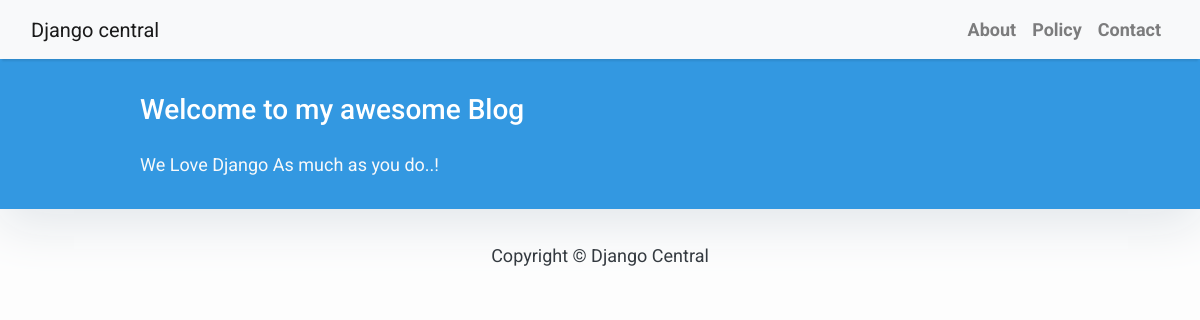
//blog, run on an earlier commit of the app's database.
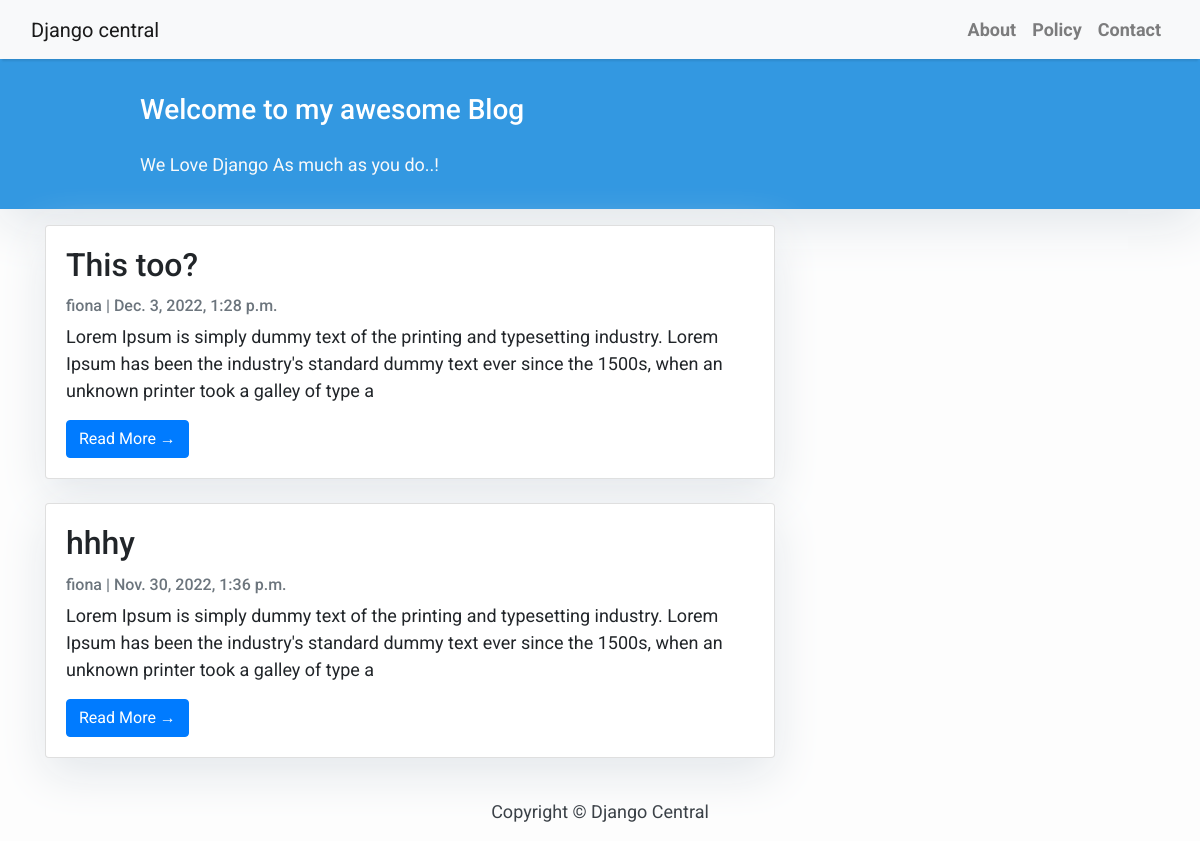
And on a later commit of the database.
### blog/models.py (models this page shows, shortened)
class Post(models.Model):
    title = models.CharField(max_length=200, unique=True)
    slug = models.SlugField(max_length=200, unique=True, blank=True, null=True)
    author = models.ForeignKey(User, on_delete=models.CASCADE, related_name='blog_posts')
    updated_on = models.DateTimeField(auto_now=True)
    content = models.TextField()
    created_on = models.DateTimeField(auto_now_add=True, blank=True, null=True)
    status = models.IntegerField(choices=STATUS, default=0)
    class Meta:
        ordering = ['-created_on']

### blog/views.py (the view)
# urls.py: path('', views.PostList.as_view(), name='home'),
class PostList(generic.ListView):
    queryset = Post.objects.filter(status=1).order_by('-created_on')
    template_name = 'blog/index.html'

### blog/templates/blog/index.html (shortened to what this page needs)
{% extends "blog/base.html" %}
{% block content %}
<header class="masthead">
    <div class="container">
        <div class="row">
            <div class=" col-md-8 col-md-10 mx-auto">
                <div class="site-heading">
                    <h3 class=" site-heading my-4 mt-3 text-white"> Welcome to my awesome Blog </h3>
                    <p class="text-light">We Love Django As much as you do..! &nbsp
                    </p>
                </div>
            </div>
        </div>
    </div>
</header>
<div class="container">
    <div class="row">
        <div class="col-md-8 mt-3 left">
            {% for post in post_list %}
            <div class="card mb-4">
                <div class="card-body">
                    <h2 class="card-title">{{ post.title }}</h2>
                    <p class="card-text text-muted h6">{{ post.author }} | {{ post.created_on}} </p>
                    <p class="card-text">{{post.content|slice:":200" }}</p>
                    <a href="{% url 'blog:post_detail' post.slug  %}" class="btn btn-primary">Read More &rarr;</a>
                </div>
            </div>
            {% endfor %}
        </div>
    </div>
</div>
{%endblock%}

### blog/templates/blog/base.html (shortened to what this page needs)
{% load static %}
<!DOCTYPE html>
<html>
    <head>
        <link rel="stylesheet" href="https://maxcdn.bootstrapcdn.com/bootstrap/4.0.0/css/bootstrap.min.css"
 />
    </head>
    <body>
        <nav class="navbar navbar-expand-lg navbar-light bg-light shadow" id="mainNav">
            <div class="container-fluid">
                <a class="navbar-brand" href="{% url 'blog:home' %}">Django central</a>
                <div class="collapse navbar-collapse" id="navbarResponsive">
                    <ul class="navbar-nav ml-auto">
                        <li class="nav-item text-black">
                            <a class="nav-link text-black font-weight-bold" href="#">About</a>
                        </li>
                        <li class="nav-item text-black">
                            <a class="nav-link text-black font-weight-bold" href="#">Policy</a>
                        </li>
                        <li class="nav-item text-black">
                            <a class="nav-link text-black font-weight-bold" href="#">Contact</a>
                        </li>
                    </ul>
                </div>
            </div>
        </nav>
        {% block content %}{% endblock content %}
        <footer class="py-3 bg-grey">
            <p class="m-0 text-dark text-center ">Copyright &copy; Django Central</p>
        </footer>
    </body>
</html>

### blog/templates/blog/base.html (style rules this page uses)
body { font-family: "Roboto", sans-serif; font-size: 17px; background-color: #fdfdfd; }
.shadow { box-shadow: 0 4px 2px -2px rgba(0, 0, 0, 0.1); }
.masthead { background: #3398E1; height: auto; padding-bottom: 15px; box-shadow: 0 16px 48px #E3E7EB; padding-top: 10px; }

### blog/templates/blog/index.html (style rules this page uses)
body { font-family: "Roboto", sans-serif; font-size: 18px; background-color: #fdfdfd; }
.card { box-shadow: 0 16px 48px #E3E7EB; }

What changed in the data, as far as the page shows it:
added Post: title "This too?", author "fiona", created_on "Dec. 3, 2022, 1:28 p.m.", content "Lorem Ipsum is simply dummy text of the printing and typesetting industry. Lorem Ipsum has been the industry's standard dummy text ever since the 1500s, when an unknown printer took a galley of type a"
now on this page (row edited): Post: title "hhhy", author "fiona", created_on "Nov. 30, 2022, 1:36 p.m.", content "Lorem Ipsum is simply dummy text of the printing and typesetting industry. Lorem Ipsum has been the industry's standard dummy text ever since the 1500s, when an unknown printer took a galley of type a"
